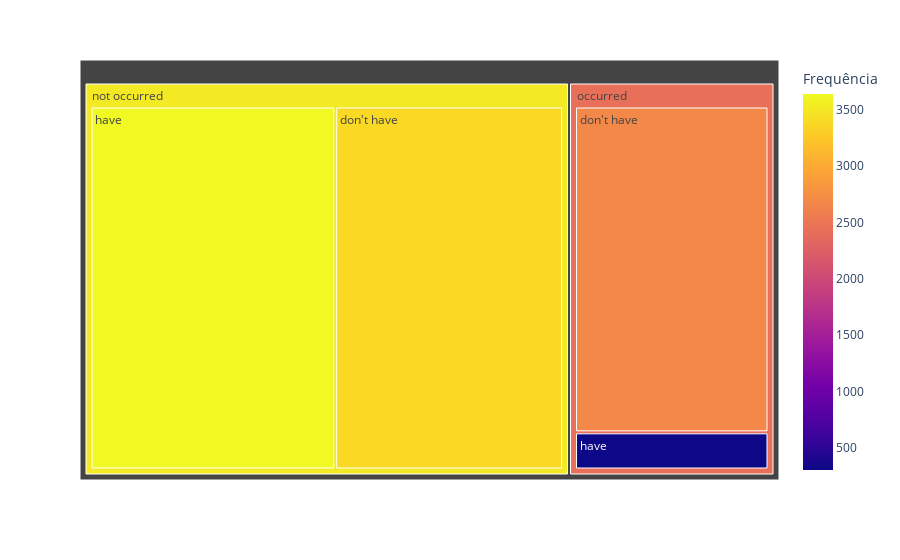

The notebook cell saved with this chart:
### Code cell
aux1 = df3[["hypertension", "stroke"]].value_counts().reset_index()
aux1.columns = ["hypertension", "stroke", "count"]

fig = px.treemap(aux1, 
                 path=["stroke", "hypertension"],
                 values="count", 
                 color="count", 
                 color_continuous_scale="Plasma")
fig.update_layout(coloraxis_colorbar=dict(title="Frequência"))
fig.show()

### Figure 1 — Plotly figure (JSON) as saved in the notebook; plotly's stock layout.template omitted (floating-point values rounded to 4 significant figures)
{"data": [{"branchvalues": "total", "customdata": [[3385], [2673], [3637], [305], [3516.0], [2430.0]], "domain": {"x": [0, 1], "y": [0, 1]}, "hovertemplate": "labels=%{label}<br>count_sum=%{value}<br>parent=%{parent}<br>id=%{id}<br>count=%{color}<extra></extra>", "ids": ["not occurred/don't have", "occurred/don't have", "not occurred/have", "occurred/have", "not occurred", "occurred"], "labels": ["don't have", "don't have", "have", "have", "not occurred", "occurred"], "marker": {"coloraxis": "coloraxis", "colors": [3385, 2673, 3637, 305, 3516.0, 2430.0]}, "name": "", "parents": ["not occurred", "occurred", "not occurred", "occurred", "", ""], "type": "treemap", "values": [3385, 2673, 3637, 305, 7022, 2978]}], "layout": {"autosize": true, "coloraxis": {"colorbar": {"title": {"text": "Frequência"}}, "colorscale": [[0, "#0d0887"], [0.1111, "#46039f"], [0.2222, "#7201a8"], [0.3333, "#9c179e"], [0.4444, "#bd3786"], [0.5556, "#d8576b"], [0.6667, "#ed7953"], [0.7778, "#fb9f3a"], [0.8889, "#fdca26"], [1, "#f0f921"]]}, "legend": {"tracegroupgap": 0}, "margin": {"t": 60}}}
